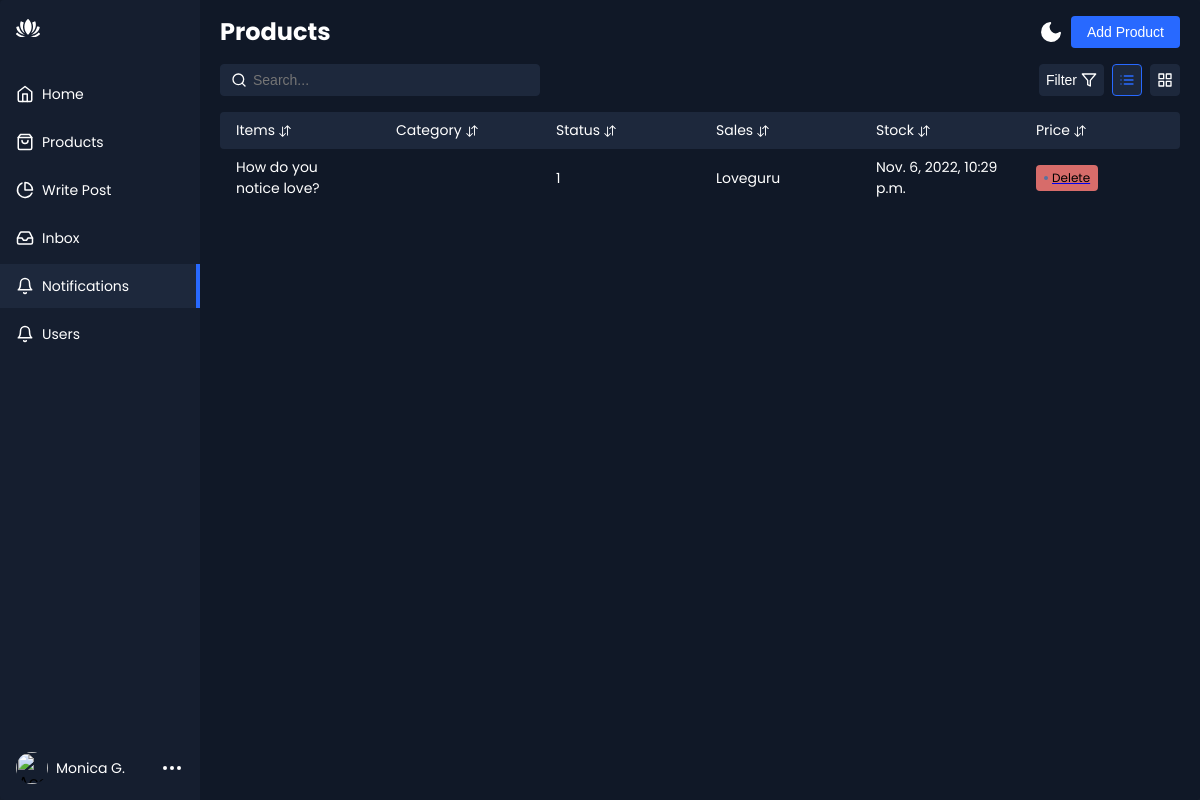
/Notice-notifications/, run on the app's committed database.
### app/models.py (models this page shows)
class Notice(models.Model):
    id = models.UUIDField(primary_key=True, unique=True,
                          editable=False, default=uuid.uuid4)
    title = models.CharField(max_length=100)
    author = models.CharField(max_length=30)
    text = models.TextField()
    date = models.DateTimeField(auto_now_add=True)

### app/views.py (the view)
# urls.py: path('Notice-notifications/', views.NoticeWithNotifications, name='noti-fic'),
def NoticeWithNotifications(request):
    notices = Notice.objects.all()
    context = {
        'title': 'Notices',
        'blogs': notices
    }
    template_name = 'Notice.html'
    return render(request, template_name, context)

### app/templates/Notice.html (shortened to what this page needs)
{% load static %}
<div class="app-container">
  <div class="sidebar">
    <div class="sidebar-header">
      <div class="app-icon">
      </div>
    </div>
    <ul class="sidebar-list">
      <li class="sidebar-list-item">
        <a href="#">
          <svg
            xmlns="http://www.w3.org/2000/svg"
            width="18"
            height="18"
            viewBox="0 0 24 24"
            fill="none"
            stroke="currentColor"
            stroke-width="2"
            stroke-linecap="round"
            stroke-linejoin="round"
            class="feather feather-home"
          >
            <path d="M3 9l9-7 9 7v11a2 2 0 0 1-2 2H5a2 2 0 0 1-2-2z" />
            <polyline points="9 22 9 12 15 12 15 22" />
          </svg>
          <span>Home</span>
        </a>
      </li>
      <li class="sidebar-list-item ">
        <a href="{% url 'dashboard' %}">
          <span>Products</span>
        </a>
      </li>
      <li class="sidebar-list-item">
        <a href="{% url 'add_post' %}">
          <svg
            xmlns="http://www.w3.org/2000/svg"
            width="18"
            height="18"
            viewBox="0 0 24 24"
            fill="none"
            stroke="currentColor"
            stroke-width="2"
            stroke-linecap="round"
            stroke-linejoin="round"
            class="feather feather-pie-chart"
          >
            <path d="M21.21 15.89A10 10 0 1 1 8 2.83" />
            <path d="M22 12A10 10 0 0 0 12 2v10z" />
          </svg>
          <span>Write Post</span>
        </a>
      </li>
      <li class="sidebar-list-item">
        <a href="#">
          <span>Inbox</span>
        </a>
      </li>
      <li class="sidebar-list-item active">
        <a href="{% url 'noti-fic' %}">
          <svg
            xmlns="http://www.w3.org/2000/svg"
            width="18"
            height="18"
            viewBox="0 0 24 24"
            fill="none"
            stroke="currentColor"
            stroke-width="2"
            stroke-linecap="round"
            stroke-linejoin="round"
            class="feather feather-bell"
          >
            <path d="M18 8A6 6 0 0 0 6 8c0 7-3 9-3 9h18s-3-2-3-9" />
            <path d="M13.73 21a2 2 0 0 1-3.46 0" />
          </svg>
          <span>Notifications</span>
        </a>
      </li>
      <li class="sidebar-list-item">
        <a href="{% url 'users' %}">
          <svg
            xmlns="http://www.w3.org/2000/svg"
            width="18"
            height="18"
            viewBox="0 0 24 24"
            fill="none"
            stroke="currentColor"
            stroke-width="2"
            stroke-linecap="round"
            stroke-linejoin="round"
            class="feather feather-bell"
          >
            <path d="M18 8A6 6 0 0 0 6 8c0 7-3 9-3 9h18s-3-2-3-9" />
            <path d="M13.73 21a2 2 0 0 1-3.46 0" />
          </svg>
          <span>Users</span>
        </a>
      </li>
    </ul>
    <div class="account-info">
      <div class="account-info-picture">
        <img
          src="https://images.unsplash.com/photo-1527736947477-2790e28f3443?ixid=MnwxMjA3fDB8MHxzZWFyY2h8MTE2fHx3b21hbnxlbnwwfHwwfHw%3D&ixlib=rb-1.2.1&auto=format&fit=crop&w=900&q=60"
          alt="Account"
        />
      </div>
      <div class="account-info-name">Monica G.</div>
      <button class="account-info-more">
        <svg
          xmlns="http://www.w3.org/2000/svg"
          width="24"
          height="24"
          viewBox="0 0 24 24"
          fill="none"
          stroke="currentColor"
          stroke-width="2"
          stroke-linecap="round"
          stroke-linejoin="round"
          class="feather feather-more-horizontal"
        >
          <circle cx="12" cy="12" r="1" />
          <circle cx="19" cy="12" r="1" />
          <circle cx="5" cy="12" r="1" />
        </svg>
      </button>
    </div>
  </div>
  <div class="app-content">
    <div class="app-content-header">
      <h1 class="app-content-headerText">Products</h1>
      <button class="mode-switch" title="Switch Theme">
        <svg
          class="moon"
          fill="none"
          stroke="currentColor"
          stroke-linecap="round"
          stroke-linejoin="round"
          stroke-width="2"
          width="24"
          height="24"
          viewBox="0 0 24 24"
        >
          <defs></defs>
          <path d="M21 12.79A9 9 0 1111.21 3 7 7 0 0021 12.79z"></path>
        </svg>
      </button>
      <a href="{%url 'add_post'%}"
        ><button class="app-content-headerButton">Add Product</button></a
      >
    </div>
    <div class="app-content-actions">
      <input class="search-bar" placeholder="Search..." type="text" />
      <div class="app-content-actions-wrapper">
        <div class="filter-button-wrapper">
          <button class="action-button filter jsFilter">
            <span>Filter</span
            ><svg
              xmlns="http://www.w3.org/2000/svg"
              width="16"
              height="16"
              viewBox="0 0 24 24"
              fill="none"
              stroke="currentColor"
              stroke-width="2"
              stroke-linecap="round"
              stroke-linejoin="round"
              class="feather feather-filter"
            >
              <polygon points="22 3 2 3 10 12.46 10 19 14 21 14 12.46 22 3" />
            </svg>
          </button>
        </div>
        <button class="action-button list active" title="List View">
        </button>
        <button class="action-button grid" title="Grid View">
        </button>
      </div>
    </div>
    <div class="products-area-wrapper tableView">
      <div class="products-header">
        <div class="product-cell image">
          Items
          <button class="sort-button">
          </button>
        </div>
        <div class="product-cell category">
          Category<button class="sort-button">
          </button>
        </div>
        <div class="product-cell status-cell">
          Status<button class="sort-button">
          </button>
        </div>
        <div class="product-cell sales">
          Sales<button class="sort-button">
          </button>
        </div>
        <div class="product-cell stock">
          Stock<button class="sort-button">
          </button>
        </div>
        <div class="product-cell price">
          Price<button class="sort-button">
          </button>
        </div>
      </div>
      {% for blog in blogs %}
      <div class="products-row">
        <div class="product-cell image">
          <span>{{blog.title | truncatechars:"23"}}</span>
        </div>
        <div class="product-cell category">
        </div>
        <div class="product-cell sales">
          <span class="cell-label">Post no:</span>{{blogs.count}}
        </div>
        <div class="product-cell stock">
          <span class="cell-label">Post By:</span>{{blog.author}}
        </div>
        <div class="product-cell price">
          <span class="cell-label">Date</span>{{blog.date}}
        </div>
        <div class="product-cell status-cell">
          <a href="{% url 'delete-post'  blog.id %}"
            >
            <span class="status disabled">Delete</span></a
          >
        </div>
      </div>
      {% endfor %}
    </div>
  </div>
</div>

### data on the page
Notice: title "How do you notice love?", count "1", author "Loveguru", date "Nov. 6, 2022, 10:29 p.m."
